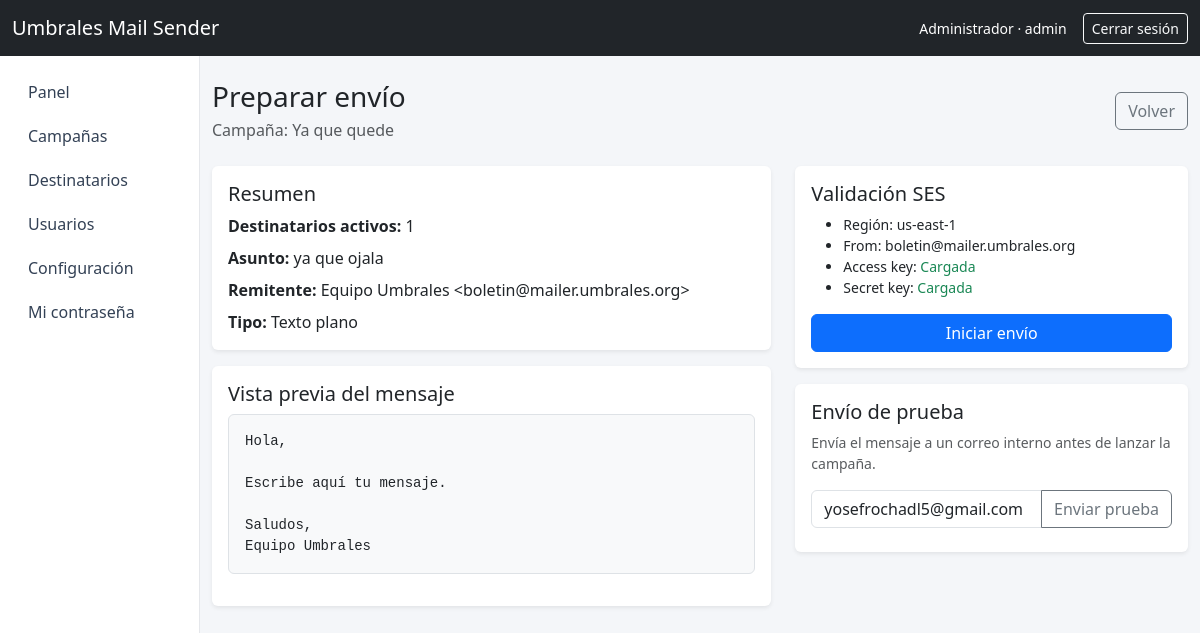
Page /campaigns/12/send (signed in) on the committed database.
### tables this page shows
CREATE TABLE `campaigns` (
  `id` int(10) UNSIGNED NOT NULL,
  `name` varchar(180) NOT NULL,
  `description` text DEFAULT NULL,
  `content_mode` enum('text','html') NOT NULL DEFAULT 'text',
  `sequence_start_at` datetime DEFAULT NULL,
  `sequence_interval_days` int(11) NOT NULL DEFAULT 2,
  `sequence_total_steps` int(11) NOT NULL DEFAULT 10,
  `status` enum('draft','active','inactive','processing','paused','completed','failed','cancelled') NOT NULL DEFAULT 'draft',
  `created_by` int(10) UNSIGNED NOT NULL,
  `started_at` datetime DEFAULT NULL,
  `finished_at` datetime DEFAULT NULL,
  `created_at` datetime NOT NULL DEFAULT current_timestamp(),
  `updated_at` datetime NOT NULL DEFAULT current_timestamp() ON UPDATE current_timestamp()
);

CREATE TABLE `campaign_messages` (
  `id` int(10) UNSIGNED NOT NULL,
  `campaign_id` int(10) UNSIGNED NOT NULL,
  `subject` varchar(255) NOT NULL,
  `from_name` varchar(150) NOT NULL,
  `from_email` varchar(190) NOT NULL,
  `reply_to` varchar(190) DEFAULT NULL,
  `html_body` mediumtext NOT NULL,
  `text_body` mediumtext NOT NULL,
  `created_at` datetime NOT NULL DEFAULT current_timestamp(),
  `updated_at` datetime NOT NULL DEFAULT current_timestamp() ON UPDATE current_timestamp()
);

### app/views/campaigns/send.php (the view, shortened to what the rows shown need)
<div class="d-flex justify-content-between align-items-center mb-4">
    <div>
        <h1 class="h3 mb-1">Preparar envío</h1>
        <p class="text-muted mb-0">Campaña: <?= htmlspecialchars($campaign['name'], ENT_QUOTES, 'UTF-8') ?></p>
    </div>
    <a href="/campaigns/<?= (int) $campaign['id'] ?>" class="btn btn-outline-secondary">Volver</a>
</div>
<div class="row g-4">
    <div class="col-lg-7">
        <div class="card border-0 shadow-sm"><div class="card-body">
            <h2 class="h5">Resumen</h2>
            <?php if (!$message): ?>
                <div class="alert alert-warning mb-0">No puedes iniciar el envío hasta guardar el mensaje de la campaña.</div>
            <?php else: ?>
                <p class="mb-2"><strong>Destinatarios activos:</strong> <?= (int) $recipientsCount ?></p>
                <p class="mb-2"><strong>Asunto:</strong> <?= htmlspecialchars($message['subject'], ENT_QUOTES, 'UTF-8') ?></p>
                <p class="mb-2"><strong>Remitente:</strong> <?= htmlspecialchars($message['from_name'] . ' <' . $message['from_email'] . '>', ENT_QUOTES, 'UTF-8') ?></p>
                <p class="mb-0"><strong>Tipo:</strong> <?= ($campaign['content_mode'] ?? 'text') === 'html' ? 'HTML' : 'Texto plano' ?></p>
            <?php endif; ?>
        </div></div>
        <?php if ($message): ?>
        <div class="card border-0 shadow-sm mt-3"><div class="card-body">
            <h2 class="h5">Vista previa del mensaje</h2>
            <?php if (($campaign['content_mode'] ?? 'text') === 'html'): ?>
                <div class="border rounded p-3 bg-white" style="max-height:400px;overflow-y:auto;">
                    <?= $message['html_body'] ?>
                </div>
            <?php else: ?>
                <pre class="border rounded p-3 bg-light" style="max-height:400px;overflow-y:auto;white-space:pre-wrap;"><?= htmlspecialchars((string)($message['text_body'] ?? ''), ENT_QUOTES, 'UTF-8') ?></pre>
            <?php endif; ?>
        </div></div>
        <?php endif; ?>
    </div>
    <div class="col-lg-5">
        <div class="card border-0 shadow-sm mb-3"><div class="card-body">
            <h2 class="h5">Validación SES</h2>
            <ul class="small mb-3">
                <li>Región: <?= htmlspecialchars((string)($settings['ses_region'] ?? ''), ENT_QUOTES, 'UTF-8') ?: '<span class="text-danger">No configurada</span>' ?></li>
                <li>From: <?= htmlspecialchars((string)($settings['ses_from_email'] ?? ''), ENT_QUOTES, 'UTF-8') ?: '<span class="text-danger">No configurado</span>' ?></li>
                <li>Access key: <?= !empty($settings['ses_key']) ? '<span class="text-success">Cargada</span>' : '<span class="text-danger">Falta</span>' ?></li>
                <li>Secret key: <?= !empty($settings['ses_secret']) ? '<span class="text-success">Cargada</span>' : '<span class="text-danger">Falta</span>' ?></li>
            </ul>
            <?php if ($message): ?>
            <form method="post" action="/campaigns/<?= (int) $campaign['id'] ?>/send/start">
                <button type="submit" class="btn btn-primary w-100">Iniciar envío</button>
            </form>
            <?php endif; ?>
        </div></div>
        <?php if ($message): ?>
        <div class="card border-0 shadow-sm"><div class="card-body">
            <h2 class="h5">Envío de prueba</h2>
            <p class="small text-muted">Envía el mensaje a un correo interno antes de lanzar la campaña.</p>
            <div class="input-group mb-2">
                <input type="email" class="form-control" id="test-email-input"
                       placeholder="correo@ejemplo.com"
                       value="<?= htmlspecialchars((string)($settings['ses_reply_to'] ?? ''), ENT_QUOTES, 'UTF-8') ?>">
                <button class="btn btn-outline-secondary" id="btn-send-test">Enviar prueba</button>
            </div>
        </div></div>
        <?php endif; ?>
    </div>
</div>

### core/Router.php (shortened to what the rows shown need)
<?php
final class Router
{
    private array $routes = [];
    private function add(string $method, string $pattern, array $action, array $middleware): void
    {
        $this->routes[] = compact('method', 'pattern', 'action', 'middleware');
    }
    public function dispatch(string $method, string $path): void
    {
        foreach ($this->routes as $route) {
            if ($route['method'] !== strtoupper($method)) {
                continue;
            }
            $params = $this->match($route['pattern'], $path);
            if ($params === null) {
                continue;
            }
            [$class, $action] = $route['action'];
            $controller = new $class();
            call_user_func_array([$controller, $action], array_values($params));
            return;
        }
    }
    private function match(string $pattern, string $path): ?array
    {
        $regex = preg_replace('#\{([a-zA-Z_][a-zA-Z0-9_]*)\}#', '(?P<$1>[^/]+)', $pattern);
        $regex = '#^' . $regex . '$#';
        if (!preg_match($regex, $path, $matches)) {
            return null;
        }
        $params = [];
        foreach ($matches as $key => $value) {
            if (!is_int($key)) {
                $params[$key] = $value;
            }
        }
        return $params;
    }
}

### rows in the picture
campaigns: name "Ya que quede"
campaign_messages: subject "ya que ojala", from_name+from_email "Equipo Umbrales <boletin@mailer.umbrales.org>", text_body "Hola, Escribe aquí tu mensaje. Saludos, Equipo Umbrales", from_email "boletin@mailer.umbrales.org", reply_to "yosefrochadl5@gmail.com"
